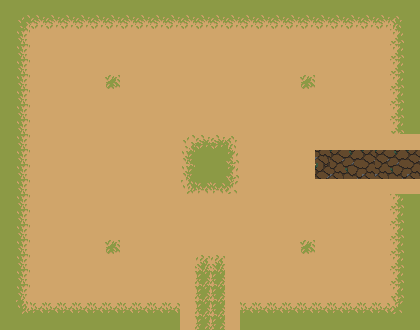

This game map was drawn from its Tiled (.tmx) file and the tilesets committed beside it. A one-line description and the full map source follow:
An orthogonal 28x22 tile map with 15x15 px tiles, 1 tile layer (sueloLayer), 2 tilesets and 17 objects.

<map version="1.10" tiledversion="1.10.2" orientation="orthogonal" renderorder="right-down" width="28" height="22" tilewidth="15" tileheight="15" infinite="0" nextlayerid="3" nextobjectid="26">
 <tileset firstgid="1" source="Ground Tileset.tsx" />
 <tileset firstgid="331" source="bossTileset.tsx" />
 <layer id="1" name="sueloLayer" width="28" height="22">
  <data encoding="csv">
255,255,255,255,255,255,255,255,255,255,255,255,255,255,255,255,255,255,255,255,255,255,255,255,255,255,255,255,
255,221,222,222,222,222,222,222,222,222,222,222,222,222,222,222,222,222,222,222,222,222,222,222,222,222,223,255,
255,243,244,244,244,244,244,244,244,244,244,244,244,244,244,244,244,244,244,244,244,244,244,244,244,244,245,255,
255,243,244,244,244,244,244,244,244,244,244,244,244,244,244,244,244,244,244,244,244,244,244,244,244,244,245,255,
255,243,244,244,244,244,244,244,244,244,244,244,244,244,244,244,244,244,244,244,244,244,244,244,244,244,245,255,
255,243,244,244,244,244,244,301,244,244,244,244,244,244,244,244,244,244,244,244,301,244,244,244,244,244,245,255,
255,243,244,244,244,244,244,244,244,244,244,244,244,244,244,244,244,244,244,244,244,244,244,244,244,244,245,255,
255,243,244,244,244,244,244,244,244,244,244,244,244,244,244,244,244,244,244,244,244,244,244,244,244,244,245,255,
255,243,244,244,244,244,244,244,244,244,244,244,244,244,244,244,244,244,244,244,244,244,244,244,244,244,245,255,
255,243,244,244,244,244,244,244,244,244,244,244,232,233,233,234,244,244,244,244,244,244,244,244,244,244,244,244,
255,243,244,244,244,244,244,244,244,244,244,244,254,255,255,256,244,244,244,244,244,460,545,546,547,545,546,547,
255,243,244,244,244,244,244,244,244,244,244,244,254,255,255,256,244,244,244,244,244,715,630,631,632,630,631,632,
255,243,244,244,244,244,244,244,244,244,244,244,276,277,277,278,244,244,244,244,244,244,244,244,244,244,244,244,
255,243,244,244,244,244,244,244,244,244,244,244,244,244,244,244,244,244,244,244,244,244,244,244,244,244,245,255,
255,243,244,244,244,244,244,244,244,244,244,244,244,244,244,244,244,244,244,244,244,244,244,244,244,244,245,255,
255,243,244,244,244,244,244,244,244,244,244,244,244,244,244,244,244,244,244,244,244,244,244,244,244,244,245,255,
255,243,244,244,244,244,244,301,244,244,244,244,244,244,244,244,244,244,244,244,301,244,244,244,244,244,245,255,
255,243,244,244,244,244,244,244,244,244,244,244,244,235,235,244,244,244,244,244,244,244,244,244,244,244,245,255,
255,243,244,244,244,244,244,244,244,244,244,244,244,257,257,244,244,244,244,244,244,244,244,244,244,244,245,255,
255,243,244,244,244,244,244,244,244,244,244,244,244,257,257,244,244,244,244,244,244,244,244,244,244,244,245,255,
255,265,266,266,266,266,266,266,266,266,266,266,244,257,257,244,266,266,266,266,266,266,266,266,266,266,267,255,
255,255,255,255,255,255,255,255,255,255,255,255,244,257,257,244,255,255,255,255,255,255,255,255,255,255,255,255
</data>
 </layer>
 <objectgroup id="2" name="Colisiones">
  <object id="1" x="0" y="0" width="15" height="330">
   <properties>
    <property name="name" value="pared" />
   </properties>
  </object>
  <object id="2" x="15" y="315" width="150" height="15">
   <properties>
    <property name="name" value="pared" />
   </properties>
  </object>
  <object id="3" x="255" y="315" width="165" height="15">
   <properties>
    <property name="name" value="pared" />
   </properties>
  </object>
  <object id="4" x="405" y="210" width="15" height="105">
   <properties>
    <property name="name" value="pared" />
   </properties>
  </object>
  <object id="5" x="405" y="0" width="15" height="120">
   <properties>
    <property name="name" value="pared" />
   </properties>
  </object>
  <object id="6" x="15" y="0" width="390" height="15">
   <properties>
    <property name="name" value="pared" />
   </properties>
  </object>
  <object id="7" x="165" y="315" width="90" height="15">
   <properties>
    <property name="name" value="puerta" />
   </properties>
  </object>
  <object id="8" x="405" y="120" width="15" height="90">
   <properties>
    <property name="name" value="puerta" />
   </properties>
  </object>
  <object id="10" x="195" y="255" width="30" height="30">
   <properties>
    <property name="name" value="start" />
   </properties>
  </object>
  <object id="11" x="150" y="345" width="120" height="30">
   <properties>
    <property name="name" value="end" />
   </properties>
  </object>
  <object id="12" x="435" y="105" width="30" height="120">
   <properties>
    <property name="name" value="end" />
   </properties>
  </object>
  <object id="20" gid="134" x="105" y="90" width="16" height="16">
   <properties>
    <property name="enemigo" value="simple" />
   </properties>
  </object>
  <object id="21" gid="134" x="300" y="90" width="16" height="16">
   <properties>
    <property name="enemigo" value="simple" />
   </properties>
  </object>
  <object id="22" gid="134" x="300" y="255" width="16" height="16">
   <properties>
    <property name="enemigo" value="simple" />
   </properties>
  </object>
  <object id="23" gid="134" x="105" y="255" width="16" height="16">
   <properties>
    <property name="enemigo" value="simple" />
   </properties>
  </object>
  <object id="24" gid="134" x="195" y="179" width="30" height="30">
   <properties>
    <property name="enemigo" value="simple" />
   </properties>
  </object>
  <object id="25" x="345" y="150" width="30" height="30">
   <properties>
    <property name="name" value="start" />
   </properties>
  </object>
 </objectgroup>
</map>
